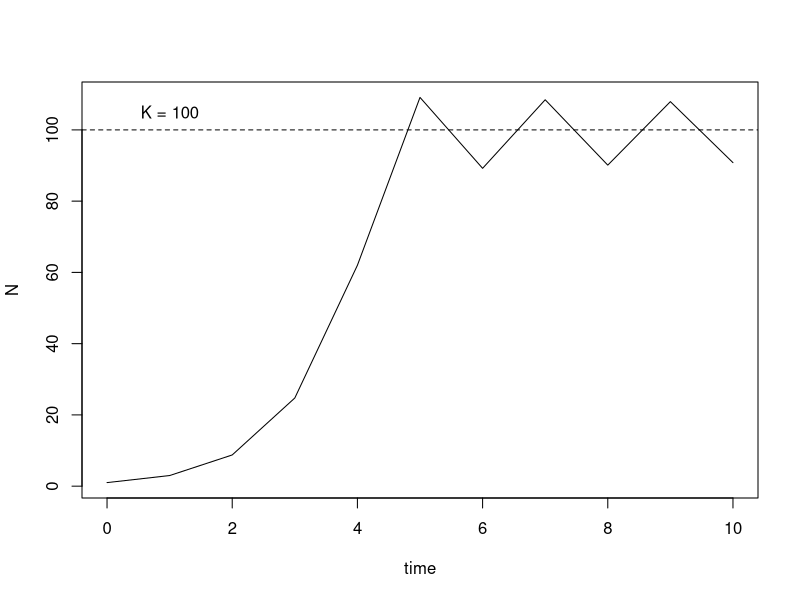

This figure's R source:
##################
# Ch 3 Exercises #
##################

# 3.1 Dynamics of an Annual Plant
# (a)
# r[d] = 2
# (b)
K <- 100; alpha <- 0.01; 
# (c)
# (N[t+1] - N[t]) / N[t] = r[d]*(1 - alpha*N[t])
# (d)
N <- numeric(11)
N[1] <- 1
for(i in 2:11){
	N[i] <- 2*N[i-1]*(1 - alpha*N[i-1]) + N[i-1]
	}
plot(0:10, N, xlab="time", ylab="N", type='l')
abline(h=K, lty=2)
text(1, 105, "K = 100")



# 3.2 Dynamics of E. coli.
# (a)